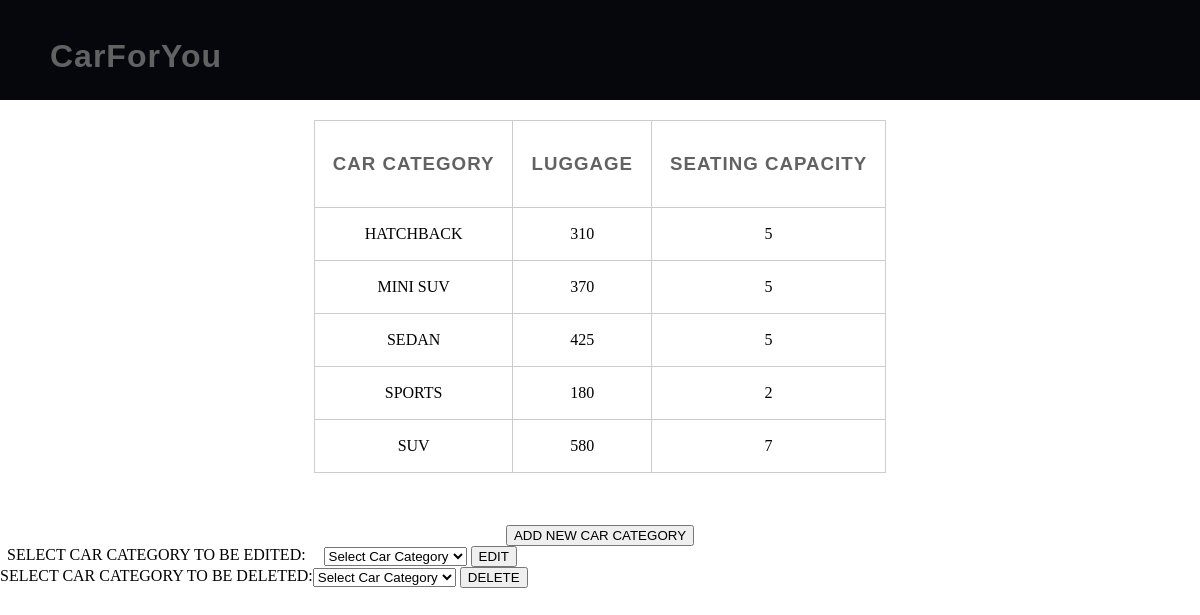
/admin/carcat.php, run on an earlier commit of the app's database.
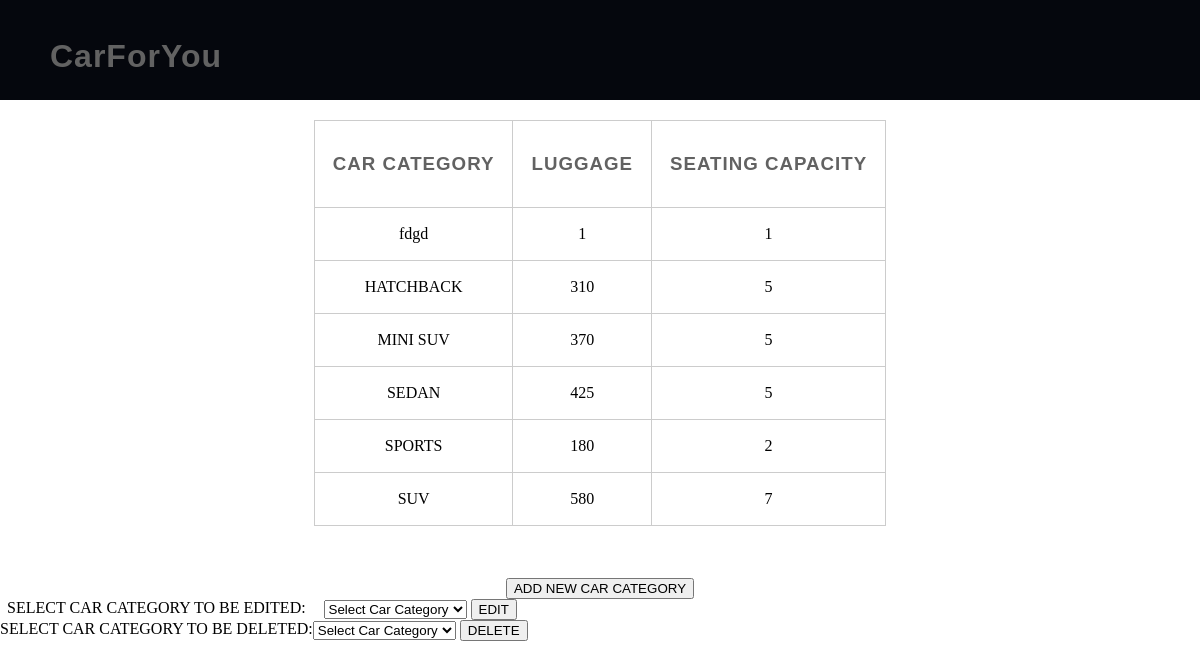
And on a later commit of the database.
### tables this page shows
CREATE TABLE `car_category` (
  `CATEGORY_NAME` varchar(25) NOT NULL,
  `NO_OF_LUGGAGE` int(11) NOT NULL,
  `NO_OF_PERSON` int(11) NOT NULL
);

### admin/carcat.php (the view, shortened to what this page needs)
<!DOCTYPE html>
<html lang="en">
<head>
	<link rel="stylesheet" type="text/css" href="css/reset.css">
	<link rel="stylesheet" type="text/css" href="css/responsive.css">
</head>
<body>
	<section class="">
		<?php
        include 'config.php';
        include 'header.php';
        $car = "SELECT * FROM car_category";
        $car1 = $conn->query($car);
        ?>
        <div class="cal">
        <table class="invc">
            <tr>
            <td><h3>CAR CATEGORY</h3></td>
            <td><h3>LUGGAGE</h3></td>
            <td><h3>SEATING CAPACITY</h3></td>
            </tr>
        <?php
        while($carw1=$car1->fetch_assoc())
        {
            ?>
            <tr>
            <td><?php echo $carw1['CATEGORY_NAME'] ?></td>
            <td><?php echo $carw1['NO_OF_LUGGAGE'] ?></td>
            <td><?php echo $carw1['NO_OF_PERSON'] ?></td>
            </tr>
        <?php }
        ?>
		</table></div>
        <form method="post">
			<table class="inv">
                <tr>
                <td>SELECT CAR CATEGORY TO BE EDITED:</td>
                        <td>
                            <select name="CATEGORY_EDIT" required>
								<option> Select Car Category </option>
							</select>
                            <input type="submit" name='cat_edit' value="EDIT">
                        </td>
                </tr><br>
                <tr>
                <td>SELECT CAR CATEGORY TO BE DELETED:</td>
                        <td>
                            <select name="CATEGORY_DEL" required>
								<option> Select Car Category </option>
							</select>
                            <input type="submit" name='cat_delete' value="DELETE">
                        </td>
                </tr><br>
                <tr>
                <input type="submit" name='add' value="ADD NEW CAR CATEGORY">
                </tr>
            </table>
		</form>
	</section>
</body>
</html>

What changed in the data, as far as the page shows it:
added car_category: CATEGORY_NAME "fdgd", NO_OF_LUGGAGE "1", NO_OF_PERSON "1"
